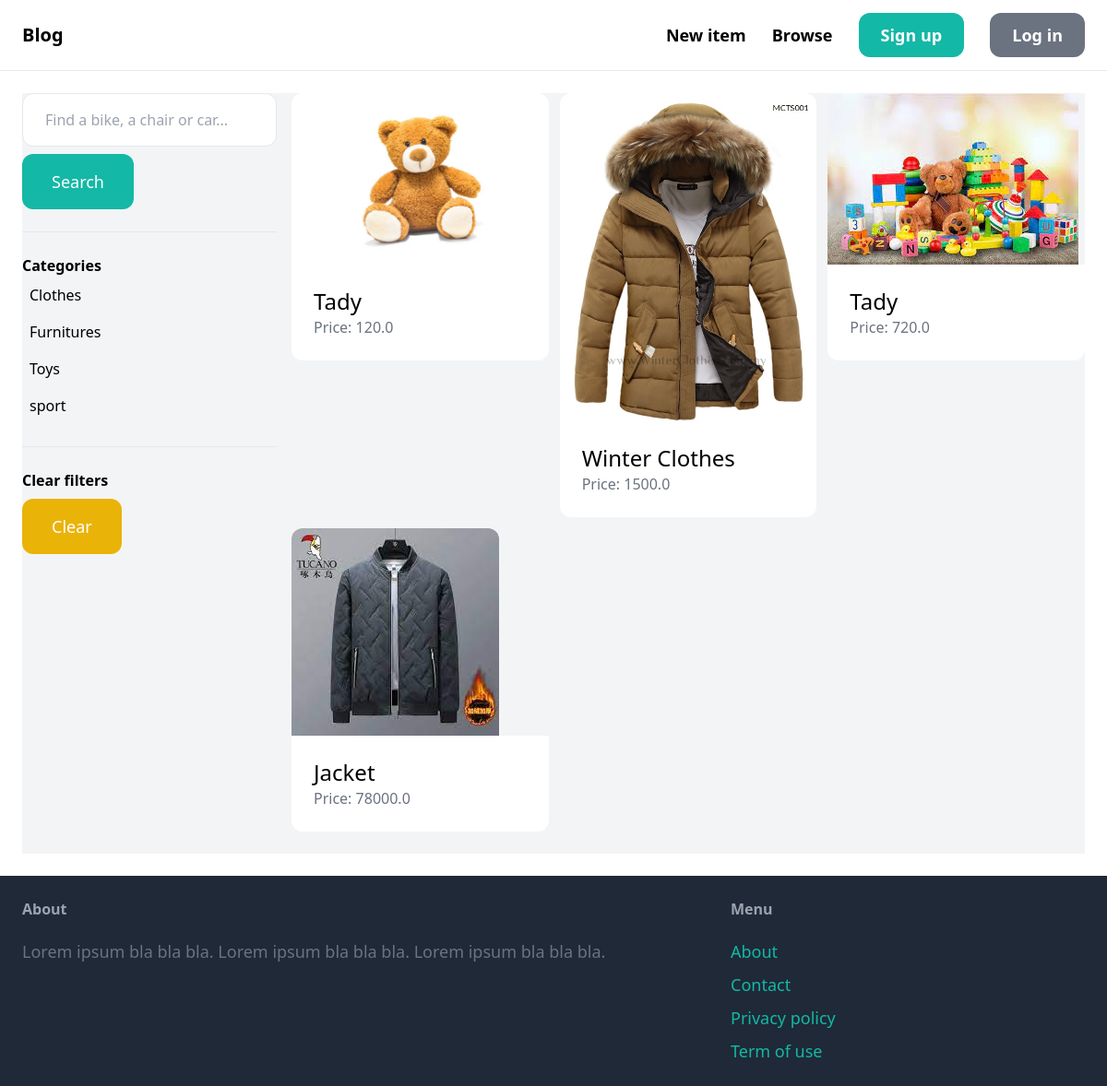
/items/search/, run on an earlier commit of the app's database.
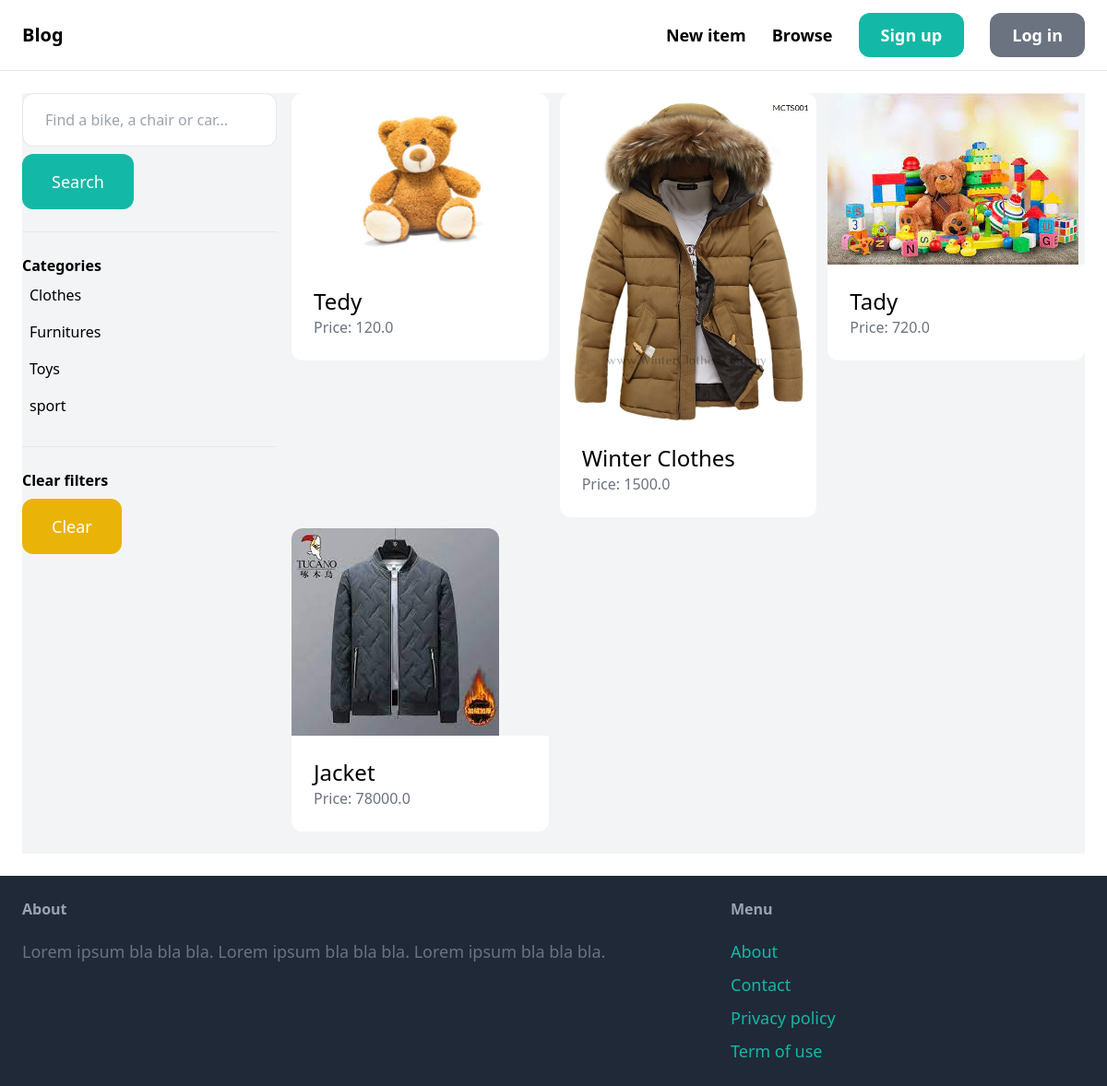
And on a later commit of the database.
### item/models.py (models this page shows, shortened)
class Item(models.Model):
    category = models.ForeignKey(Category, related_name='items', on_delete=models.CASCADE)
    name = models.CharField(max_length=255)
    description = models.TextField(blank=True, null=True)
    price = models.FloatField()
    image = models.ImageField(upload_to='item_images', blank=True, null=True, default="./default.jpg")
    is_sold = models.BooleanField(default=False)
    created_by = models.ForeignKey(User, related_name='items', on_delete=models.CASCADE)
    created_at = models.DateTimeField(auto_now_add=True)

### item/views.py (the view)
# urls.py: path('search/', views.search, name='search'),
def search(request):
    query = request.GET.get('query', '')
    category_id = request.GET.get('category', 0)
    categories = Category.objects.all()
    items = Item.objects.filter(is_sold=False)
    if category_id:
        items = items.filter(category_id=category_id)
    if query:
        items = items.filter(Q(name__icontains=query) | Q(description__icontains=query))
    return render(request, 'item/search.html', {
        'items': items,
        'query': query,
        'categories': categories,
        'category_id': int(category_id)
    })

### item/templates/item/search.html (shortened to what this page needs)
{% extends 'core/base.html' %}
{% block content %}
    <div class="pb-6 grid grid-cols-4 gap-4 bg-gray-100">
        <div class="col-span-1">
            <form method="get" action="{% url 'Item:search' %}">
                <input name="query" class="w-full py-4 px-6 border rounded-xl" type="text" value="{{ query }}" placeholder="Find a bike, a chair or car...">
                <button class="mt-2 py-4 px-8 text-lg bg-teal-500 text-white rounded-xl">Search</button>
            </form>
            <hr class="my-6">
            <p class="font-semibold">Categories</p>
            <ul>
                {% for category in categories %}
                    <li class="py-2 px-2 rounded-xl{% if category.id == category_id %} bg-gray-200{% endif %}">
                        <a href="{% url 'Item:search' %}?query={{ query }}&category={{ category.id }}">{{ category.name }}</a>
                    </li>
                {% endfor %}
            </ul>
            <hr class="my-6">
            <p class="font-semibold">Clear filters</p>
            <ul>
                <li><a href="{% url 'Item:search' %}" class="mt-2 py-4 px-8 inline-block bg-yellow-500 text-lg rounded-xl text-white">Clear</a>
        </div>
        <div class="col-span-3">
            <div class="grid grid-cols-3 gap-3">
                {% for item in items %}
                    <div>
                        <a href="{% url 'Item:detail' item.id %}">
                            <div>
                                <img src="{{ item.image.url }}" class="rounded-t-xl">
                            </div>
                            <div class="p-6 bg-white rounded-b-xl">
                                <h2 class="text-2xl">{{ item.name }}</h2>
                                <p class="text-gray-500">Price: {{ item.price }}</p>
                            </div>
                        </a>
                    </div>
                {% endfor %}
            </div>
        </div>
    </div>
{% endblock %}

What changed in the data, as far as the page shows it:
changed Item: name "Tady" → "Tedy"
